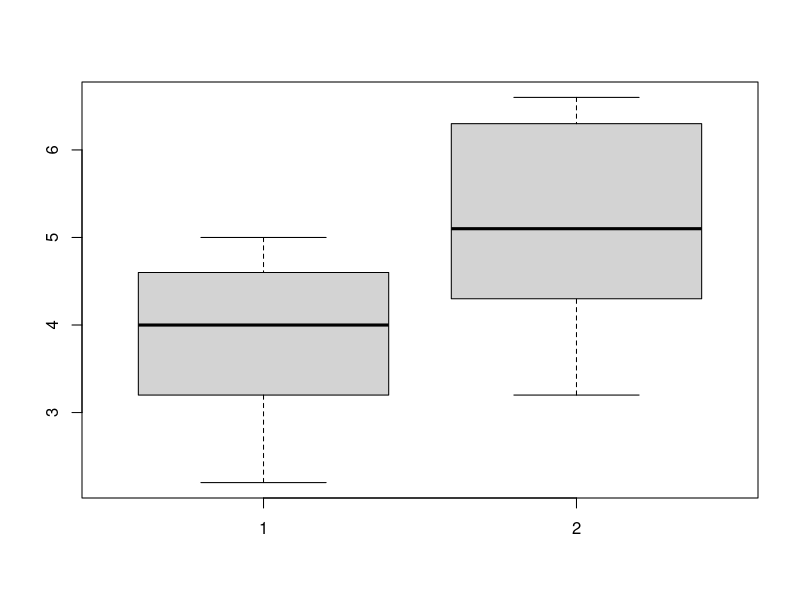
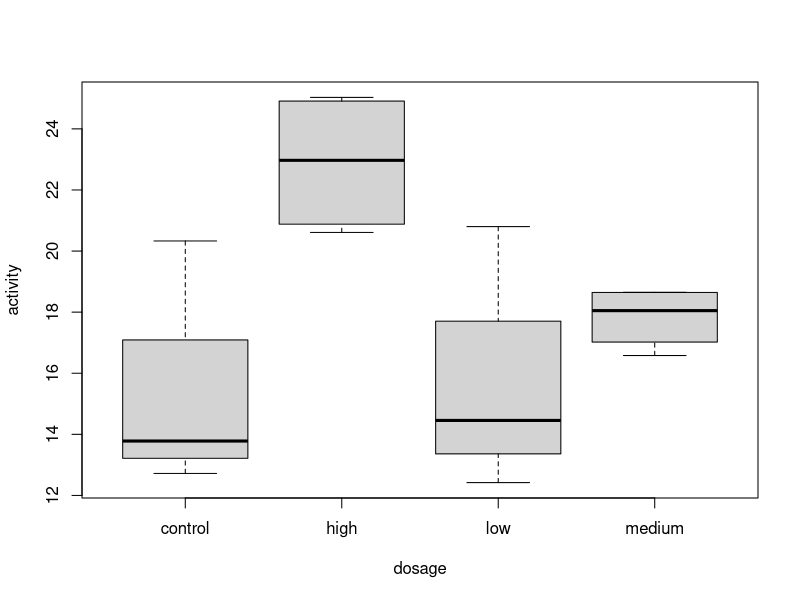
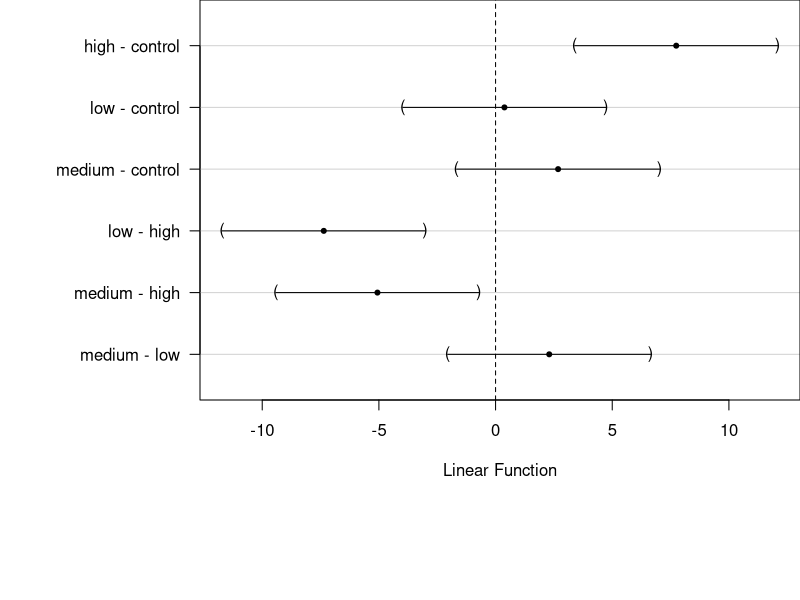
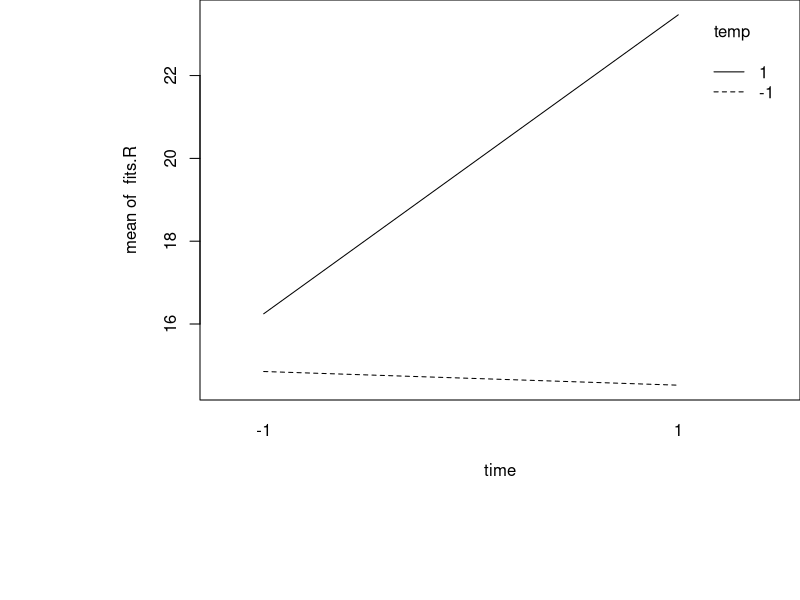
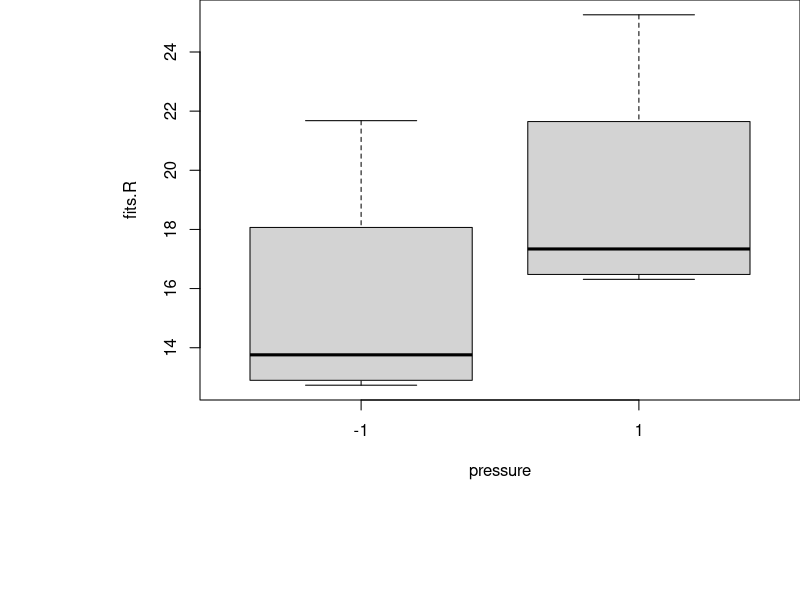
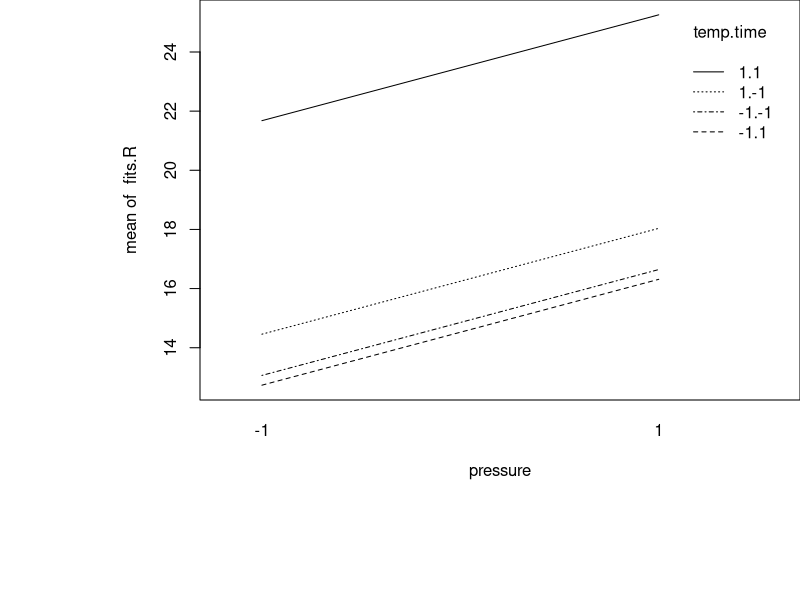
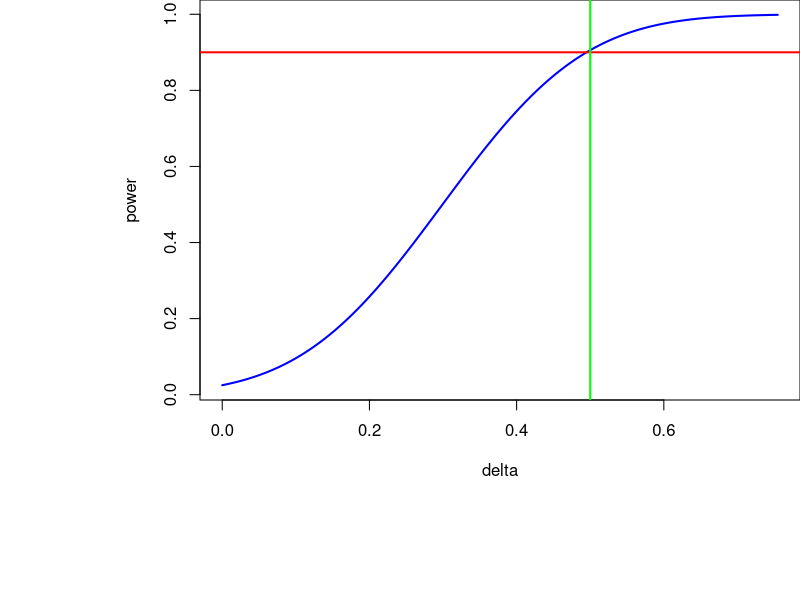

The R script that drew these images, in order:
## ---- chunk 1
library("readxl")
data = read_excel("exam1data.xlsx")
fitness = as.factor(na.omit(data$fitness.level))
ego = na.omit(data$ego.score)
t.star = t.test(ego ~ fitness, var.equal=T)
t.star
## ---- chunk 2
boxplot(ego[fitness=='low'],ego[fitness=='high']) # boxplot(ego~fitness) <-- also works
## ---- chunk 3
t.star
## ---- chunk 4
dosage = as.factor(na.omit(data$dose.level))  # factor A
activity = na.omit(data$activity.score)       # response
boxplot(activity ~ dosage)
model = aov(activity ~ dosage)
summary(model)
## ---- chunk 5
library(multcomp)
par(mar=c(10,10,0,0))

# set up all-pair comparisons for factor `dosage`
comps = glht(model,linfct=mcp(dosage="Tukey"))
ci.lsd = confint(comps,calpha=univariate_calpha())
plot(ci.lsd)
ci.lsd
## ---- chunk 6
summary(comps,test=univariate())
cld(summary(comps,test=univariate()))
## ---- chunk 7
summary(comps)
cld(comps)
cld(summary(comps))
## ---- chunk 8
a = 4 # levels
n = 4 # replicates
N = a*n
df = N-a
mse = 7.98
alpha = .05

# margin of error for tukey method (hsd)
qtukey(alpha,a,df,lower.tail=F)*sqrt(mse/n)
# comparison-wise error rate for tukey
2*pt(qtukey(alpha,a,df,lower.tail=F)/sqrt(2),df,lower.tail=F)
## ---- chunk 9
# margin of error for fisher (lsd)
qt(alpha/2,df,lower.tail=F)*sqrt(2*mse/n)
# family-wise error rate
ptukey(qt(alpha/2,df,lower.tail=F)*sqrt(2),a,df,lower.tail=F)
## ---- chunk 10
pressure = as.factor(na.omit(data$pressure))
temp = as.factor(na.omit(data$temperature))
time = as.factor(na.omit(data$time))
yield = na.omit(data$yield)

mod.F = aov(yield ~ pressure*temp*time)
summary(mod.F)
## ---- chunk 11
mod.R = aov(yield ~ pressure+temp+time+temp:time)
fits.R = predict(mod.R)
interaction.plot(time,temp,fits.R)
## ---- chunk 12
plot(fits.R ~ pressure)
## ---- chunk 13
temp.time = interaction(temp,time)
interaction.plot(pressure,temp.time,fits.R)
## ---- chunk 14
sd = .7
alpha=.05
pwr=.9
# beta = 1-pwr
delta.A=.5

# n = 2*(qnorm(1-alpha/2)+qnorm(1-beta))^2*sd^2/delta.A^2
power.t.test(n=NULL,delta=delta.A,sd=sd,sig.level=alpha,power=pwr,type="two.sample")
## ---- chunk 15
# power.curve
#
# create the power curve for the chosen sample size.
#
# arguments:
#   n: sample size,
#   sd: standard deviation
#   alpha: significance level
#   h: power (shows as a horizontal line)
#   v: specific alternative (shows as a vertical line)
# output:
#   graph of power curve
power.curve = function(n, sd, alpha, h, v)
{
  df = 2*(n-1)
  delta = seq(from=0,to=5*sd/sqrt(n/2),length.out = 1000)
  power = 1 - pt(qt(1-alpha/2,df),df,ncp = sqrt(n/2)*(delta/sd))
  plot(delta,power,type = "l",lwd=2,col="blue")
  abline(h=h,col="red",lwd=2)
  abline(v=v,col="green",lwd=2)
}
power.curve(n=43,sd=sd,alpha=alpha,h=pwr,v=delta.A)
